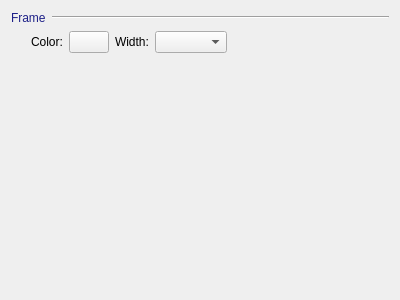
<?xml version="1.0" encoding="UTF-8"?>
<ui version="4.0">
 <class>CXPageSeismicDataVolumeVis</class>
 <widget class="CXBasePropertyPage" name="CXPageSeismicDataVolumeVis">
  <property name="geometry">
   <rect>
    <x>0</x>
    <y>0</y>
    <width>400</width>
    <height>300</height>
   </rect>
  </property>
  <property name="windowTitle">
   <string>CXPageSeismicDataVolumeVis</string>
  </property>
  <layout class="QVBoxLayout" name="verticalLayout">
   <item>
    <layout class="QHBoxLayout" name="horizontalLayout">
     <item>
      <widget class="QLabel" name="label">
       <property name="sizePolicy">
        <sizepolicy hsizetype="Fixed" vsizetype="Preferred">
         <horstretch>0</horstretch>
         <verstretch>0</verstretch>
        </sizepolicy>
       </property>
       <property name="styleSheet">
        <string notr="true">color: rgb(29, 32, 136);</string>
       </property>
       <property name="text">
        <string>Frame</string>
       </property>
      </widget>
     </item>
     <item>
      <widget class="Line" name="line">
       <property name="orientation">
        <enum>Qt::Horizontal</enum>
       </property>
      </widget>
     </item>
    </layout>
   </item>
   <item>
    <layout class="QHBoxLayout" name="horizontalLayout_2">
     <item>
      <spacer name="horizontalSpacer">
       <property name="orientation">
        <enum>Qt::Horizontal</enum>
       </property>
       <property name="sizeType">
        <enum>QSizePolicy::Fixed</enum>
       </property>
       <property name="sizeHint" stdset="0">
        <size>
         <width>20</width>
         <height>20</height>
        </size>
       </property>
      </spacer>
     </item>
     <item>
      <widget class="QLabel" name="label_2">
       <property name="text">
        <string>Color:</string>
       </property>
      </widget>
     </item>
     <item>
      <widget class="CXButtonColorEdit" name="m_color">
       <property name="text">
        <string/>
       </property>
      </widget>
     </item>
     <item>
      <widget class="QLabel" name="label_3">
       <property name="text">
        <string>Width:</string>
       </property>
      </widget>
     </item>
     <item>
      <widget class="CXLineWidthListCombBox" name="m_cbbWidth"/>
     </item>
     <item>
      <spacer name="horizontalSpacer_2">
       <property name="orientation">
        <enum>Qt::Horizontal</enum>
       </property>
       <property name="sizeHint" stdset="0">
        <size>
         <width>40</width>
         <height>20</height>
        </size>
       </property>
      </spacer>
     </item>
    </layout>
   </item>
   <item>
    <spacer name="verticalSpacer">
     <property name="orientation">
      <enum>Qt::Vertical</enum>
     </property>
     <property name="sizeHint" stdset="0">
      <size>
       <width>20</width>
       <height>227</height>
      </size>
     </property>
    </spacer>
   </item>
  </layout>
 </widget>
 <layoutdefault spacing="6" margin="11"/>
 <customwidgets>
  <customwidget>
   <class>CXBasePropertyPage</class>
   <extends>QWidget</extends>
   <header>xbasepropertypage.h</header>
   <container>1</container>
  </customwidget>
  <customwidget>
   <class>CXLineWidthListCombBox</class>
   <extends>QComboBox</extends>
   <header>xlinecomponent.h</header>
  </customwidget>
  <customwidget>
   <class>CXButtonColorEdit</class>
   <extends>QPushButton</extends>
   <header>xbuttoncoloredit.h</header>
  </customwidget>
 </customwidgets>
 <resources/>
 <connections/>
</ui>
